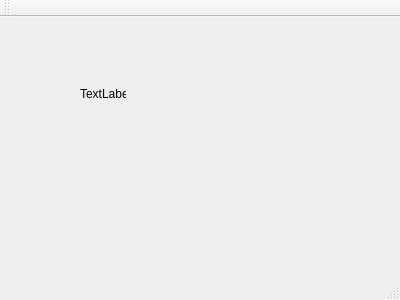
<?xml version="1.0" encoding="UTF-8"?>
<ui version="4.0">
 <class>MainWindow</class>
 <widget class="QMainWindow" name="MainWindow">
  <property name="geometry">
   <rect>
    <x>0</x>
    <y>0</y>
    <width>400</width>
    <height>300</height>
   </rect>
  </property>
  <property name="windowTitle">
   <string>MainWindow</string>
  </property>
  <widget class="QWidget" name="centralWidget">
   <widget class="QLabel" name="label">
    <property name="geometry">
     <rect>
      <x>80</x>
      <y>70</y>
      <width>46</width>
      <height>13</height>
     </rect>
    </property>
    <property name="text">
     <string>TextLabel</string>
    </property>
   </widget>
  </widget>
  <widget class="QMenuBar" name="menuBar">
   <property name="geometry">
    <rect>
     <x>0</x>
     <y>0</y>
     <width>400</width>
     <height>21</height>
    </rect>
   </property>
  </widget>
  <widget class="QToolBar" name="mainToolBar">
   <attribute name="toolBarArea">
    <enum>TopToolBarArea</enum>
   </attribute>
   <attribute name="toolBarBreak">
    <bool>false</bool>
   </attribute>
  </widget>
  <widget class="QStatusBar" name="statusBar"/>
 </widget>
 <layoutdefault spacing="6" margin="11"/>
 <resources/>
 <connections/>
</ui>
